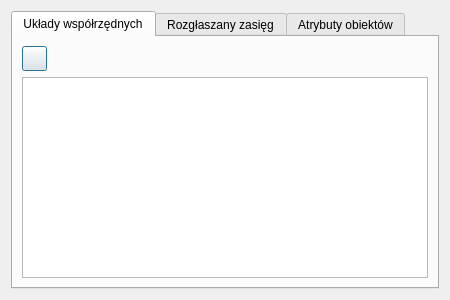
<?xml version="1.0" encoding="UTF-8"?>
<ui version="4.0">
 <class>Dialog</class>
 <widget class="QDialog" name="Dialog">
  <property name="geometry">
   <rect>
    <x>0</x>
    <y>0</y>
    <width>450</width>
    <height>300</height>
   </rect>
  </property>
  <property name="minimumSize">
   <size>
    <width>450</width>
    <height>300</height>
   </size>
  </property>
  <property name="windowTitle">
   <string>Ustawienia QGIS Server</string>
  </property>
  <layout class="QVBoxLayout" name="verticalLayout_4">
   <item>
    <widget class="QTabWidget" name="tab_widget">
     <property name="currentIndex">
      <number>0</number>
     </property>
     <widget class="QWidget" name="crs_tab">
      <attribute name="title">
       <string>Układy współrzędnych</string>
      </attribute>
      <layout class="QVBoxLayout" name="verticalLayout">
       <item>
        <layout class="QHBoxLayout" name="crs_buttons_layout">
         <item>
          <widget class="QPushButton" name="add_crs_button">
           <property name="minimumSize">
            <size>
             <width>25</width>
             <height>25</height>
            </size>
           </property>
           <property name="maximumSize">
            <size>
             <width>25</width>
             <height>25</height>
            </size>
           </property>
           <property name="toolTip">
            <string>Dodaj wybrany układ</string>
           </property>
           <property name="text">
            <string/>
           </property>
           <property name="icon">
            <iconset resource="../resources/resources.qrc">
             <normaloff>:/plugins/gml_explorer/add.png</normaloff>:/plugins/gml_explorer/add.png</iconset>
           </property>
           <property name="iconSize">
            <size>
             <width>16</width>
             <height>16</height>
            </size>
           </property>
           <property name="flat">
            <bool>false</bool>
           </property>
          </widget>
         </item>
         <item>
          <widget class="QgsProjectionSelectionWidget" name="crs_widget">
           <property name="minimumSize">
            <size>
             <width>0</width>
             <height>0</height>
            </size>
           </property>
          </widget>
         </item>
         <item>
          <spacer name="horizontalSpacer">
           <property name="orientation">
            <enum>Qt::Horizontal</enum>
           </property>
           <property name="sizeHint" stdset="0">
            <size>
             <width>40</width>
             <height>20</height>
            </size>
           </property>
          </spacer>
         </item>
        </layout>
       </item>
       <item>
        <widget class="QTreeWidget" name="crs_tree">
         <attribute name="headerVisible">
          <bool>false</bool>
         </attribute>
         <column>
          <property name="text">
           <string notr="true">1</string>
          </property>
         </column>
        </widget>
       </item>
      </layout>
     </widget>
     <widget class="QWidget" name="extent_tab">
      <attribute name="title">
       <string>Rozgłaszany zasięg</string>
      </attribute>
      <layout class="QHBoxLayout" name="horizontalLayout">
       <item>
        <widget class="QPushButton" name="map_window_extent_button">
         <property name="minimumSize">
          <size>
           <width>100</width>
           <height>100</height>
          </size>
         </property>
         <property name="maximumSize">
          <size>
           <width>100</width>
           <height>100</height>
          </size>
         </property>
         <property name="toolTip">
          <string>Zasięg okna mapy</string>
         </property>
         <property name="styleSheet">
          <string notr="true">QPushButton:checked {border: 5px solid rgba(0, 170, 0, 200);
                                      border-radius: 5px;}</string>
         </property>
         <property name="text">
          <string/>
         </property>
         <property name="icon">
          <iconset resource="../resources/resources.qrc">
           <normaloff>:/plugins/gml_explorer/map_extent.png</normaloff>:/plugins/gml_explorer/map_extent.png</iconset>
         </property>
         <property name="iconSize">
          <size>
           <width>90</width>
           <height>90</height>
          </size>
         </property>
         <property name="checkable">
          <bool>true</bool>
         </property>
         <property name="checked">
          <bool>false</bool>
         </property>
         <property name="flat">
          <bool>true</bool>
         </property>
        </widget>
       </item>
       <item>
        <widget class="QPushButton" name="project_layers_extent_button">
         <property name="minimumSize">
          <size>
           <width>100</width>
           <height>100</height>
          </size>
         </property>
         <property name="maximumSize">
          <size>
           <width>100</width>
           <height>100</height>
          </size>
         </property>
         <property name="toolTip">
          <string>Zasięg wczytanych warstw</string>
         </property>
         <property name="styleSheet">
          <string notr="true">QPushButton:checked {border: 5px solid rgba(0, 170, 0, 200);
                                      border-radius: 5px;}</string>
         </property>
         <property name="text">
          <string/>
         </property>
         <property name="icon">
          <iconset resource="../resources/resources.qrc">
           <normaloff>:/plugins/gml_explorer/layers_extent.png</normaloff>:/plugins/gml_explorer/layers_extent.png</iconset>
         </property>
         <property name="iconSize">
          <size>
           <width>85</width>
           <height>85</height>
          </size>
         </property>
         <property name="checkable">
          <bool>true</bool>
         </property>
         <property name="flat">
          <bool>true</bool>
         </property>
        </widget>
       </item>
      </layout>
     </widget>
     <widget class="QWidget" name="attributes_tab">
      <attribute name="title">
       <string>Atrybuty obiektów</string>
      </attribute>
      <layout class="QHBoxLayout" name="horizontalLayout_2">
       <item>
        <widget class="QPushButton" name="expose_attributes_button">
         <property name="minimumSize">
          <size>
           <width>100</width>
           <height>100</height>
          </size>
         </property>
         <property name="maximumSize">
          <size>
           <width>100</width>
           <height>100</height>
          </size>
         </property>
         <property name="toolTip">
          <string>Prezentuj atrybuty obiektów w WMS</string>
         </property>
         <property name="styleSheet">
          <string notr="true">QPushButton:checked {border: 5px solid rgba(0, 170, 0, 200);
                                      border-radius: 5px;}</string>
         </property>
         <property name="text">
          <string/>
         </property>
         <property name="icon">
          <iconset resource="../resources/resources.qrc">
           <normaloff>:/plugins/gml_explorer/expose_attributes.png</normaloff>:/plugins/gml_explorer/expose_attributes.png</iconset>
         </property>
         <property name="iconSize">
          <size>
           <width>85</width>
           <height>85</height>
          </size>
         </property>
         <property name="checkable">
          <bool>true</bool>
         </property>
         <property name="flat">
          <bool>true</bool>
         </property>
        </widget>
       </item>
       <item>
        <widget class="QPushButton" name="hide_attributes_button">
         <property name="minimumSize">
          <size>
           <width>100</width>
           <height>100</height>
          </size>
         </property>
         <property name="maximumSize">
          <size>
           <width>100</width>
           <height>100</height>
          </size>
         </property>
         <property name="toolTip">
          <string>Ukryj atrybuty obiektów w WMS</string>
         </property>
         <property name="styleSheet">
          <string notr="true">QPushButton:checked {border: 5px solid rgba(255, 0, 0, 180);
                                      border-radius: 5px;}</string>
         </property>
         <property name="text">
          <string/>
         </property>
         <property name="icon">
          <iconset resource="../resources/resources.qrc">
           <normaloff>:/plugins/gml_explorer/hide_attributes.png</normaloff>:/plugins/gml_explorer/hide_attributes.png</iconset>
         </property>
         <property name="iconSize">
          <size>
           <width>85</width>
           <height>85</height>
          </size>
         </property>
         <property name="checkable">
          <bool>true</bool>
         </property>
         <property name="checked">
          <bool>false</bool>
         </property>
         <property name="flat">
          <bool>true</bool>
         </property>
        </widget>
       </item>
      </layout>
     </widget>
    </widget>
   </item>
  </layout>
 </widget>
 <customwidgets>
  <customwidget>
   <class>QgsProjectionSelectionWidget</class>
   <extends>QWidget</extends>
   <header>qgsprojectionselectionwidget.h</header>
  </customwidget>
 </customwidgets>
 <resources>
  <include location="../resources/resources.qrc"/>
 </resources>
 <connections/>
</ui>
